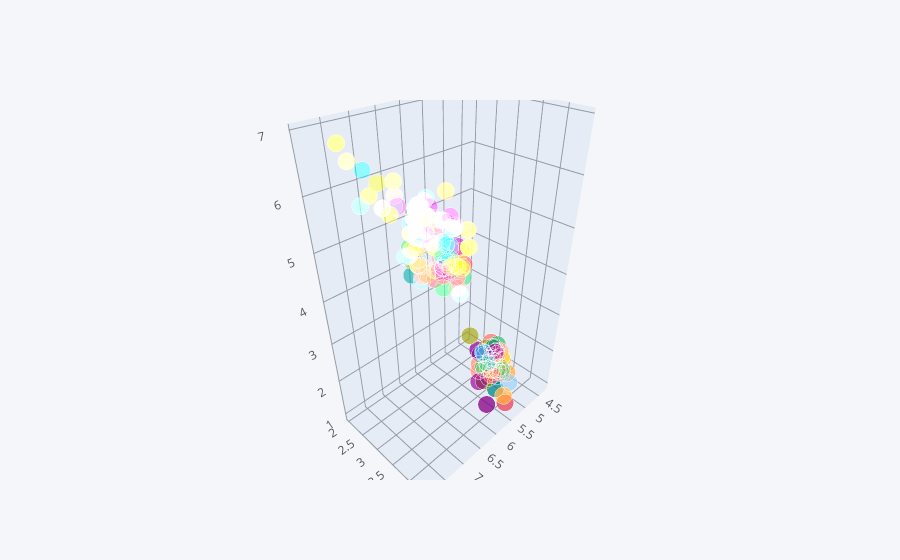

The code cell stored with this chart in its notebook:
### Markdown cell above
### 3D plot

### Code cell
df.iplot(kind ='scatter3d' , x ='SepalLengthCm' , y ='SepalWidthCm' , z= 'PetalLengthCm'  )

### Figure 1 — Plotly figure (JSON) as saved in the notebook; plotly's stock layout.template omitted (floating-point values rounded to 4 significant figures; data arrays with more than 128 entries replaced by an {"elided": "..."} marker saying what was removed)
{"data": [{"marker": {"color": {"elided": "150 str values"}, "opacity": 0.8, "size": {"elided": "150 int values"}, "symbol": "circle"}, "mode": "markers", "text": {"elided": "150 str values"}, "type": "scatter3d", "x": {"elided": "150 float values"}, "y": {"elided": "150 float values"}, "z": {"elided": "150 float values"}}], "layout": {"legend": {"bgcolor": "#F5F6F9", "font": {"color": "#4D5663"}}, "paper_bgcolor": "#F5F6F9", "plot_bgcolor": "#F5F6F9", "scene": {"xaxis": {"gridcolor": "#9499A3", "showgrid": true, "tickfont": {"color": "#4D5663"}, "title": {"font": {"color": "#4D5663"}, "text": ""}, "zerolinecolor": "#9499A3"}, "yaxis": {"gridcolor": "#9499A3", "showgrid": true, "tickfont": {"color": "#4D5663"}, "title": {"font": {"color": "#4D5663"}, "text": ""}, "zerolinecolor": "#9499A3"}, "zaxis": {"gridcolor": "#9499A3", "showgrid": true, "tickfont": {"color": "#4D5663"}, "title": {"font": {"color": "#4D5663"}, "text": ""}, "zerolinecolor": "#9499A3"}}, "title": {"font": {"color": "#4D5663"}}}}
